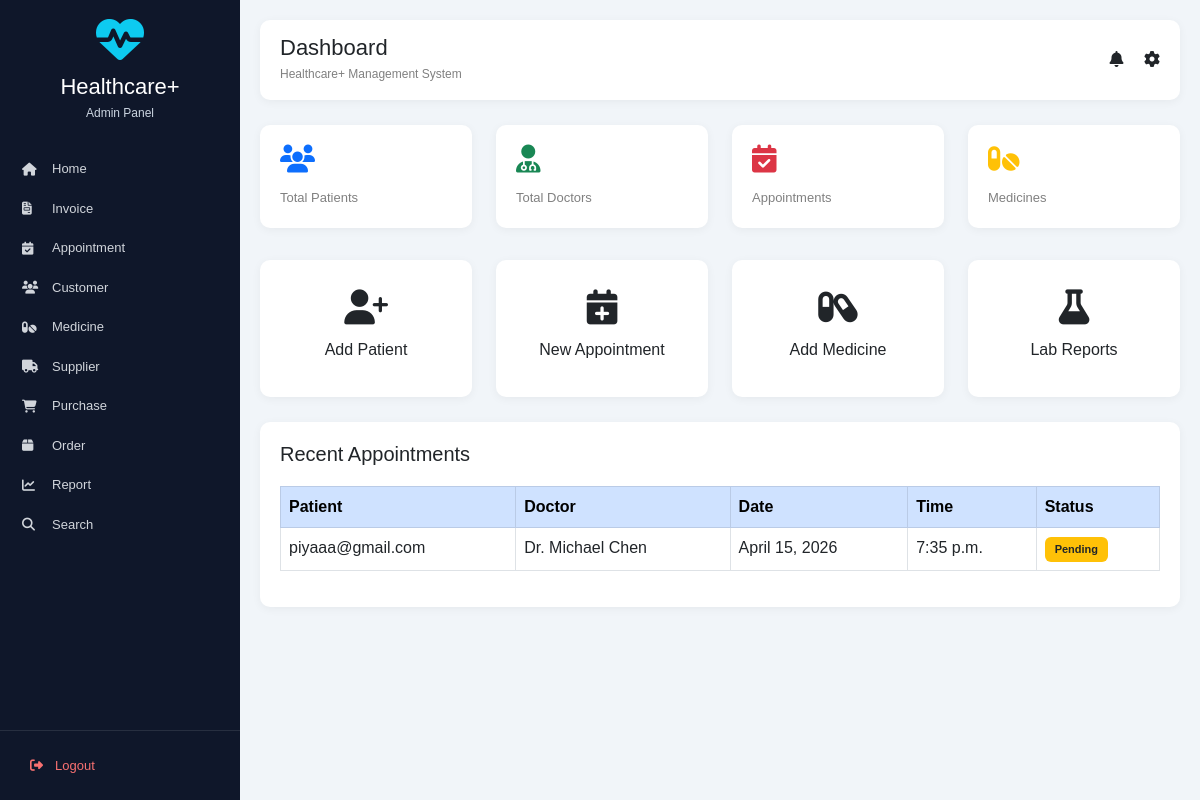
/dashboard/ (signed in), run on the app's committed database.
### core/models.py (models this page shows, shortened)
class Appointment(models.Model):
    user = models.ForeignKey(User, on_delete=models.CASCADE)
    doctor_name = models.CharField(max_length=200)
    specialization = models.CharField(max_length=200)
    date = models.DateField()
    time = models.TimeField()

### core/views.py (the view)
# urls.py: path('dashboard/', views.dashboard, name='dashboard'),
@login_required
def dashboard(request):
    user = request.user
    context = {
        'orders': Order.objects.filter(user=user),
        'appointments': Appointment.objects.filter(user=user),
        'labtests': LabTestOrder.objects.filter(user=user),
        'memberships': Membership.objects.filter(user=user),
    }
    return render(request, 'dashboard.html', context)

### templates/dashboard.html (shortened to what this page needs)
<!DOCTYPE html>
<html lang="en">
<head>
    <link href="https://cdn.jsdelivr.net/npm/bootstrap@5.3.0/dist/css/bootstrap.min.css" rel="stylesheet">
    <link href="https://cdnjs.cloudflare.com/ajax/libs/font-awesome/6.5.1/css/all.min.css" rel="stylesheet">
</head>
<body>
<div class="sidebar">
    <div>
        <div class="logo">
            <i class="fa-solid fa-heart-pulse fa-3x text-info"></i>
            <h4>Healthcare+</h4>
            <small>Admin Panel</small>
        </div>
        <div class="menu-links">
            <a href="{% url 'dashboard' %}" class="menu-item">
                <i class="fa fa-house"></i>
                <span>Home</span>
            </a>
            <a href="#" class="menu-item">
                <i class="fa fa-file-invoice"></i>
                <span>Invoice</span>
            </a>
            <a href="#" class="menu-item">
                <i class="fa fa-calendar-check"></i>
                <span>Appointment</span>
            </a>
            <a href="#" class="menu-item">
                <i class="fa fa-users"></i>
                <span>Customer</span>
            </a>
            <a href="#" class="menu-item">
                <i class="fa fa-pills"></i>
                <span>Medicine</span>
            </a>
            <a href="#" class="menu-item">
                <i class="fa fa-truck"></i>
                <span>Supplier</span>
            </a>
            <a href="#" class="menu-item">
                <i class="fa fa-cart-shopping"></i>
                <span>Purchase</span>
            </a>
            <a href="#" class="menu-item">
                <i class="fa fa-box"></i>
                <span>Order</span>
            </a>
            <a href="#" class="menu-item">
                <i class="fa fa-chart-line"></i>
                <span>Report</span>
            </a>
            <a href="#" class="menu-item">
                <i class="fa fa-search"></i>
                <span>Search</span>
            </a>
        </div>
    </div>
    <div class="logout-section">
        <a href="{% url 'home' %}" class="logout-btn">
            <i class="fa fa-right-from-bracket"></i>
            <span>Logout</span>
        </a>
    </div>
</div>
<div class="main-content">
    <div class="topbar">
        <div>
            <h4>Dashboard</h4>
            <small>Healthcare+ Management System</small>
        </div>
        <div>
            <i class="fa fa-bell me-3"></i>
            <i class="fa fa-gear"></i>
        </div>
    </div>
    <div class="row g-4">
        <div class="col-md-3">
            <div class="stat-card">
                <i class="fa fa-users text-primary"></i>
                <p>Total Patients</p>
            </div>
        </div>
        <div class="col-md-3">
            <div class="stat-card">
                <i class="fa fa-user-doctor text-success"></i>
                <p>Total Doctors</p>
            </div>
        </div>
        <div class="col-md-3">
            <div class="stat-card">
                <i class="fa fa-calendar-check text-danger"></i>
                <p>Appointments</p>
            </div>
        </div>
        <div class="col-md-3">
            <div class="stat-card">
                <i class="fa fa-pills text-warning"></i>
                <p>Medicines</p>
            </div>
        </div>
    </div>
    <div class="row g-4 mt-2">
        <div class="col-md-3">
            <div class="quick-card">
                <i class="fa fa-user-plus"></i>
                <h5>Add Patient</h5>
            </div>
        </div>
        <div class="col-md-3">
            <div class="quick-card">
                <i class="fa fa-calendar-plus"></i>
                <h5>New Appointment</h5>
            </div>
        </div>
        <div class="col-md-3">
            <div class="quick-card">
                <i class="fa fa-capsules"></i>
                <h5>Add Medicine</h5>
            </div>
        </div>
        <div class="col-md-3">
            <div class="quick-card">
                <i class="fa fa-flask"></i>
                <h5>Lab Reports</h5>
            </div>
        </div>
    </div>
    <div class="table-section">
        <h5>Recent Appointments</h5>
        <table class="table table-bordered table-hover">
            <thead class="table-primary">
                <tr>
                    <th>Patient</th>
                    <th>Doctor</th>
                    <th>Date</th>
                    <th>Time</th>
                    <th>Status</th>
                </tr>
            </thead>
            <tbody>
                {% for appointment in appointments %}
                <tr>
                    <td>{{ appointment.user.username }}</td>
                    <td>{{ appointment.doctor_name }}</td>
                    <td>{{ appointment.date }}</td>
                    <td>{{ appointment.time }}</td>
                    <td>
                        {% if appointment.status == "Confirmed" %}
                            <span class="badge bg-success">
                                {{ appointment.status }}
                            </span>
                        {% elif appointment.status == "Pending" %}
                            <span class="badge bg-warning text-dark">
                                {{ appointment.status }}
                            </span>
                        {% else %}
                            <span class="badge bg-danger">
                                {{ appointment.status }}
                            </span>
                        {% endif %}
                    </td>
                </tr>
                {% empty %}
                <tr>
                    <td colspan="5" class="text-center">
                        No appointments found
                    </td>
                </tr>
                {% endfor %}
            </tbody>
        </table>
    </div>
</div>
</body>
</html>

### templates/dashboard.html (style rules this page uses)
* { margin:0; padding:0; box-sizing:border-box; }
body { background:#f1f5f9; font-family:Arial, sans-serif; overflow-x:hidden; }
.sidebar { width:240px; height:100vh; background:#0f172a; position:fixed; left:0; top:0; padding-top:15px; display:flex; flex-direction:column; justify-content:space-between; }
.logo { text-align:center; margin-bottom:25px; }
.logo h4 { color:white; font-size:22px; margin-top:10px; margin-bottom:0; }
.logo small { color:#cbd5e1; font-size:12px; }
.menu-links { margin-top:20px; }
.menu-item { display:flex; align-items:center; gap:12px; color:#d1d5db; text-decoration:none; padding:10px 22px; font-size:13px; transition:0.3s; }
.menu-item i { font-size:13px; width:18px; }
.logout-section { padding:15px; border-top:1px solid rgba(255,255,255,0.1); }
.logout-btn { display:flex; align-items:center; gap:12px; text-decoration:none; color:#f87171; padding:10px 15px; border-radius:8px; font-size:13px; transition:0.3s; }
.main-content { margin-left:240px; padding:20px; }
.topbar { background:white; padding:15px 20px; border-radius:10px; display:flex; justify-content:space-between; align-items:center; margin-bottom:25px; box-shadow:0 2px 10px rgba(0,0,0,0.05); }
.topbar h4 { margin-bottom:0; font-size:22px; }
.topbar small { font-size:12px; color:gray; }
.stat-card { background:white; border-radius:10px; padding:20px; box-shadow:0 2px 10px rgba(0,0,0,0.05); transition:0.3s; }
.stat-card i { font-size:28px; margin-bottom:10px; }
.stat-card p { font-size:13px; color:gray; margin-bottom:0; }
.quick-card { background:white; border-radius:10px; padding:30px; text-align:center; box-shadow:0 2px 10px rgba(0,0,0,0.05); transition:0.3s; cursor:pointer; }
.quick-card i { font-size:35px; margin-bottom:15px; }
.quick-card h5 { font-size:16px; }
.table-section { background:white; border-radius:10px; padding:20px; margin-top:25px; box-shadow:0 2px 10px rgba(0,0,0,0.05); }
.table-section h5 { margin-bottom:20px; }
.badge { font-size:11px; padding:7px 10px; }

### data on the page
Appointment: user.username "piyaaa@gmail.com", doctor_name "Dr. Michael Chen", date "April 15, 2026", time "7:35 p.m.", status "Pending"
